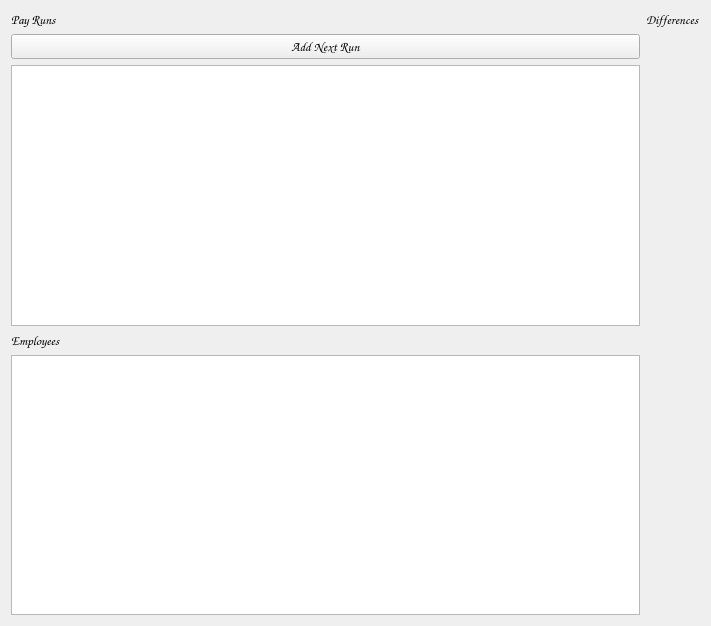
<?xml version="1.0" encoding="UTF-8"?>
<ui version="4.0">
 <class>payrunWidget</class>
 <widget class="QWidget" name="payrunWidget">
  <property name="geometry">
   <rect>
    <x>0</x>
    <y>0</y>
    <width>711</width>
    <height>626</height>
   </rect>
  </property>
  <property name="sizePolicy">
   <sizepolicy hsizetype="Expanding" vsizetype="Expanding">
    <horstretch>0</horstretch>
    <verstretch>0</verstretch>
   </sizepolicy>
  </property>
  <property name="baseSize">
   <size>
    <width>0</width>
    <height>0</height>
   </size>
  </property>
  <property name="windowTitle">
   <string>allocat: payruns</string>
  </property>
  <property name="windowIcon">
   <iconset>
    <normaloff>../images/greencat.png</normaloff>../images/greencat.png</iconset>
  </property>
  <property name="autoFillBackground">
   <bool>false</bool>
  </property>
  <property name="styleSheet">
   <string notr="true"/>
  </property>
  <layout class="QGridLayout" name="gridLayout">
   <item row="0" column="0">
    <layout class="QGridLayout" name="payrunGrid">
     <item row="3" column="0">
      <widget class="QLabel" name="label_2">
       <property name="font">
        <font>
         <family>Comic Sans MS</family>
         <pointsize>10</pointsize>
         <weight>75</weight>
         <bold>true</bold>
        </font>
       </property>
       <property name="text">
        <string>Employees</string>
       </property>
       <property name="margin">
        <number>8</number>
       </property>
      </widget>
     </item>
     <item row="2" column="0">
      <widget class="QListWidget" name="payrunList">
       <property name="sizePolicy">
        <sizepolicy hsizetype="Expanding" vsizetype="Expanding">
         <horstretch>0</horstretch>
         <verstretch>0</verstretch>
        </sizepolicy>
       </property>
      </widget>
     </item>
     <item row="4" column="0">
      <widget class="QListWidget" name="employeeList"/>
     </item>
     <item row="0" column="0">
      <widget class="QLabel" name="label">
       <property name="font">
        <font>
         <family>Comic Sans MS</family>
         <pointsize>10</pointsize>
         <weight>75</weight>
         <bold>true</bold>
        </font>
       </property>
       <property name="text">
        <string>Pay Runs</string>
       </property>
       <property name="margin">
        <number>8</number>
       </property>
      </widget>
     </item>
     <item row="1" column="0">
      <widget class="QPushButton" name="addRunButton">
       <property name="font">
        <font>
         <family>Comic Sans MS</family>
         <pointsize>10</pointsize>
         <weight>75</weight>
         <bold>true</bold>
        </font>
       </property>
       <property name="text">
        <string>Add Next Run</string>
       </property>
       <property name="class" stdset="0">
        <string>addbtn</string>
       </property>
      </widget>
     </item>
     <item row="0" column="1">
      <widget class="QLabel" name="label_3">
       <property name="font">
        <font>
         <family>Comic Sans MS</family>
         <pointsize>10</pointsize>
         <weight>75</weight>
         <bold>true</bold>
        </font>
       </property>
       <property name="text">
        <string>Differences</string>
       </property>
       <property name="margin">
        <number>8</number>
       </property>
      </widget>
     </item>
    </layout>
   </item>
  </layout>
 </widget>
 <resources/>
 <connections/>
</ui>
